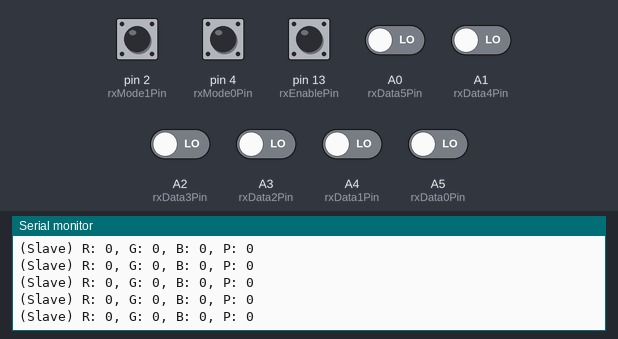
This sketch was run on a simulated Arduino Uno, built with avr-gcc and run on an emulated ATmega328P. Shown: the last lines printed to the serial monitor. The inputs (shaded band) are chosen by the test bench; at power-on: A0 (rxData5Pin), A1 (rxData4Pin), A2 (rxData3Pin), A3 (rxData2Pin), A4 (rxData1Pin), A5 (rxData0Pin), pin 2 (rxMode1Pin), pin 4 (rxMode0Pin), pin 13 (rxEnablePin) LOW.

Above: at 1.2 s.
1.3 s: pin 13 (rxEnablePin) pulsed HIGH 5 times (0.12 s each, 0.3 s apart)
5.8 s: pin 13 (rxEnablePin) driven HIGH
8.8 s: A0 (rxData5Pin) driven HIGH
At 8.93 s:
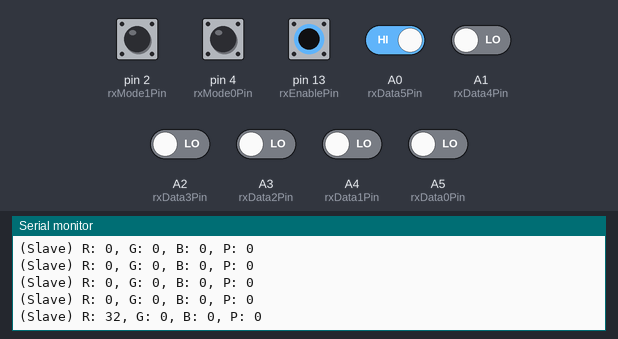
11.8 s: pin 2 (rxMode1Pin) pulled HIGH for 0.15 s
At 11.95 s:
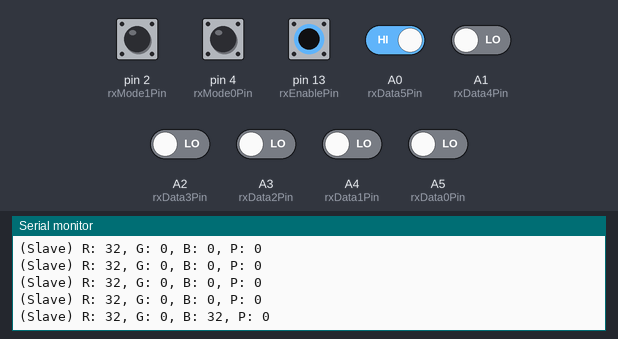
13.4 s: pin 4 (rxMode0Pin) pulled HIGH for 0.15 s
At 13.52 s:
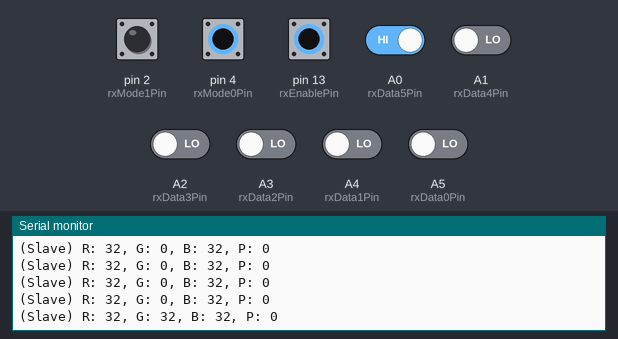
16.5 s: A1 (rxData4Pin) driven HIGH
At 16.66 s:
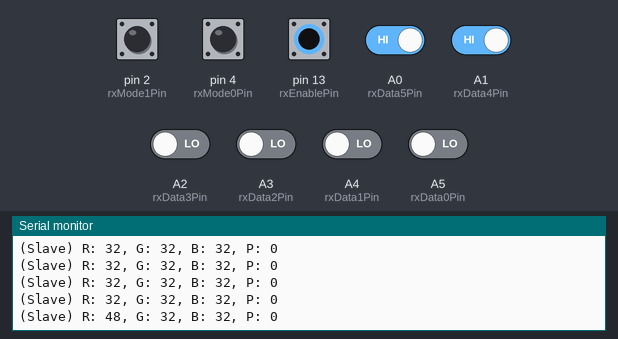
Timing chart, 0 to 19.0 s (numbered marks = the images above; inputs shaded):
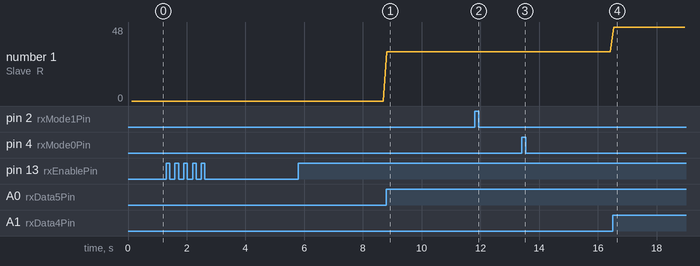

Measured:
- after the input at 8.8 s, the serial monitor: prints a new line at once (image 1)
- after the input at 11.8 s, the serial monitor: prints a new line at once (image 2)
- after the input at 13.4 s, the serial monitor: prints a new line at once (image 3)
- after the input at 16.5 s, the serial monitor: prints a new line after 0.05 s (image 4)
- plotted number 1: 0 → 32 after the input at 8.8 s, 32 → 48 after the input at 16.5 s

The sketch:

PumpSlave.ino
```cpp
const int rxEnablePin = 13;
const int rxData0Pin = A5;
const int rxData1Pin = A4;
const int rxData2Pin = A3;
const int rxData3Pin = A2;
const int rxData4Pin = A1;
const int rxData5Pin = A0;
const int rxMode0Pin = 4;
const int rxMode1Pin = 2;
const int txRedPin = 9;
const int txGreenPin = 10;
const int txBluePin = 11;
const int txPumpPin = 6;

enum RxMode {
  MODE_RED,
  MODE_GREEN,
  MODE_BLUE,
  MODE_PUMP,
  MODE_INVALID
};

unsigned int rVal = 0;
unsigned int gVal = 0;
unsigned int bVal = 0;
unsigned int pVal = 0;
RxMode mode = MODE_INVALID;

unsigned int time = 0;
unsigned int lastPrint = 0;

void setup() {
  Serial.begin(9600);

  pinMode(rxEnablePin, INPUT);
  pinMode(rxData0Pin, INPUT);
  pinMode(rxData1Pin, INPUT);
  pinMode(rxData2Pin, INPUT);
  pinMode(rxData3Pin, INPUT);
  pinMode(rxData4Pin, INPUT);
  pinMode(rxData5Pin, INPUT);
  pinMode(rxMode0Pin, INPUT);
  pinMode(rxMode1Pin, INPUT);

  pinMode(txRedPin, OUTPUT);
  pinMode(txGreenPin, OUTPUT);
  pinMode(txBluePin, OUTPUT);
  pinMode(txPumpPin, OUTPUT);
}

void readMode() {
  int val = (digitalRead(rxMode1Pin) == HIGH ? 1 : 0);
  val = (val << 1) | (digitalRead(rxMode0Pin) == HIGH ? 1 : 0);
  mode = (RxMode) val;
}

void readValue() {
  unsigned int val = (digitalRead(rxData5Pin) == HIGH ? 1 : 0);
  val = (val << 1) | (digitalRead(rxData4Pin) == HIGH ? 1 : 0);
  val = (val << 1) | (digitalRead(rxData3Pin) == HIGH ? 1 : 0);
  val = (val << 1) | (digitalRead(rxData2Pin) == HIGH ? 1 : 0);
  val = (val << 1) | (digitalRead(rxData1Pin) == HIGH ? 1 : 0);
  val = (val << 1) | (digitalRead(rxData0Pin) == HIGH ? 1 : 0);

  switch (mode) {
    case MODE_RED:
      rVal = val;
      break;
    case MODE_GREEN:
      gVal = val;
      break;
    case MODE_BLUE:
      bVal = val;
      break;
    case MODE_PUMP:
      pVal = val;
      break;
  }
}

void printState() {
  Serial.print("(Slave) R: ");
  Serial.print(rVal);
  Serial.print(", G: ");
  Serial.print(gVal);
  Serial.print(", B: ");
  Serial.print(bVal);
  Serial.print(", P: ");
  Serial.print(pVal);
  Serial.print('\n');
}

void loop() {
  time = millis();
  if (digitalRead(rxEnablePin) == HIGH) {
    readMode();
    readValue();
  }
  analogWrite(txRedPin, rVal);
  analogWrite(txGreenPin, gVal);
  analogWrite(txBluePin, bVal);
  analogWrite(txPumpPin, pVal);
  if (time - lastPrint > 100) {
    lastPrint = time;
    printState();
  }
  delay(30);
}
```
